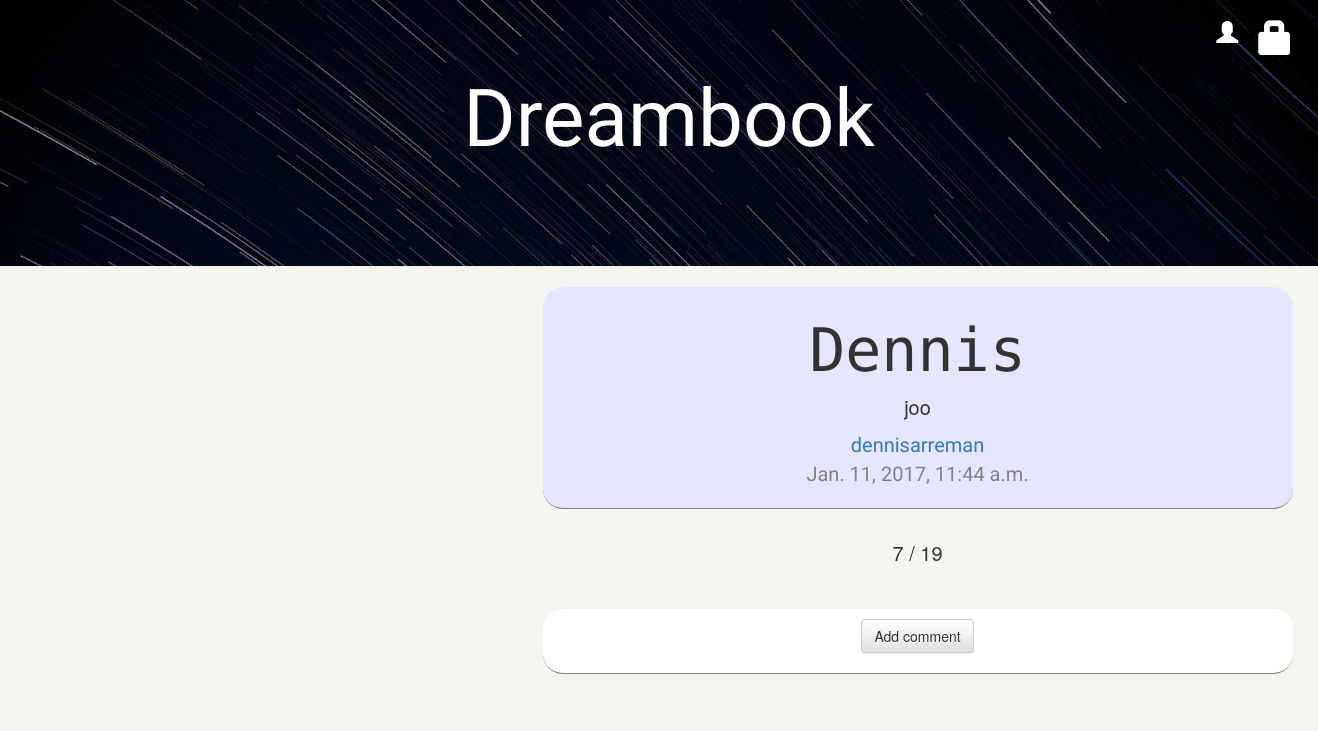
/post/20/, run on an earlier commit of the app's database.
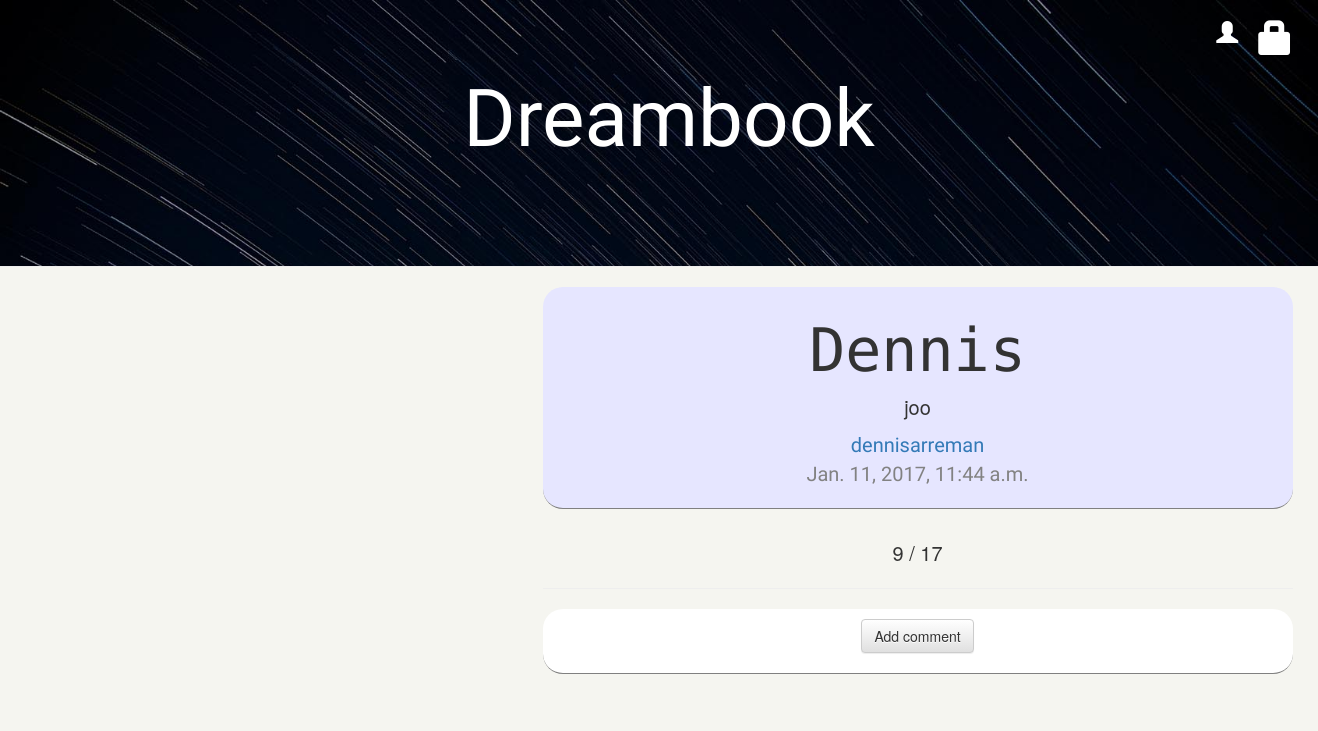
And on a later commit of the database.
### blog/models.py (models this page shows, shortened)
class Post(models.Model):
    author = models.ForeignKey(settings.AUTH_USER_MODEL, default = 1)
    title = models.CharField(max_length=200)
    text = models.TextField()
    created_date = models.DateTimeField(default=timezone.now)
    published_date = models.DateTimeField(blank=True, null=True)
    upvotes = models.IntegerField(default=0)
    downvotes = models.IntegerField(default=0)
    def vote_count_dream(self):
        return self.upvotes
    def vote_count_nightmare(self):
        return self.downvotes

### blog/views.py (the view)
# urls.py: url(r'^post/(?P<pk>\d+)/$', views.post_detail, name='post_detail'),
def post_detail(request, pk):
    post = get_object_or_404(Post, pk=pk)
    return render(request, 'blog/post_detail.html', {'post': post})

### blog/templates/blog/post_detail.html (shortened to what this page needs)
{% extends 'blog/base.html' %}
{% block content %}
<div class="post">
    <h1>{{ post.title }}</h1>
    <p>{{ post.text|linebreaksbr }}</p>
    {% if post.published_date %}
    <div class="date">
        <a href="{% url 'view_profile' pk=post.author.pk%}">{{ post.author }}</a>
    </div>
    <div class="date">
        {{ post.published_date }}
    </div>
    {% else %}
    <a class="btn btn-default editbuttons" href="{% url 'post_publish' pk=post.pk %}">Publish</a>
    {% endif %}
</div>
<p>{{ post.vote_count_dream }} / {{ post.vote_count_nightmare }}</p>
<hr>
<div class = "commentsection">
<a class="btn btn-default" href="{% url 'add_comment_to_post' pk=post.pk %}">Add comment</a>
</div>
{% endblock %}

What changed in the data, as far as the page shows it:
changed Post "Dennis": vote_count_dream "7" → "9"; vote_count_nightmare "19" → "17"
